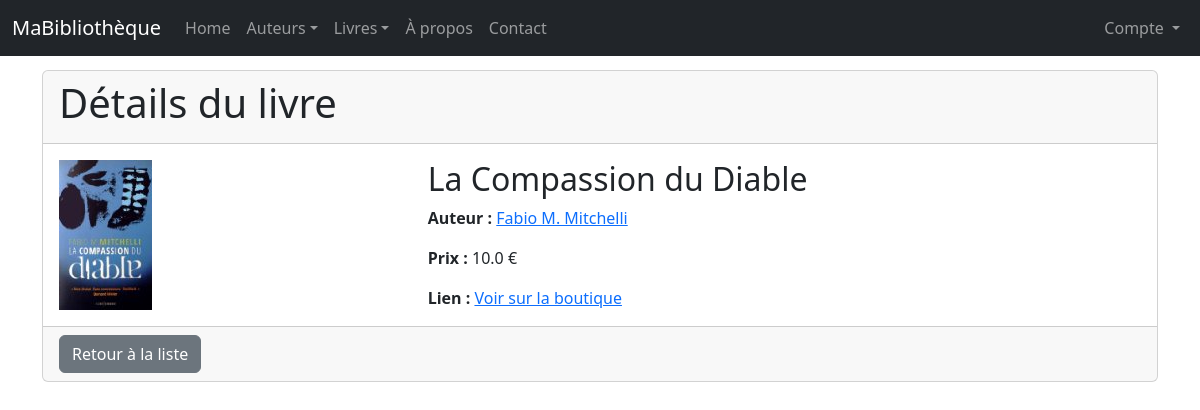
The page /livres/1/view/ on the database as committed earlier.
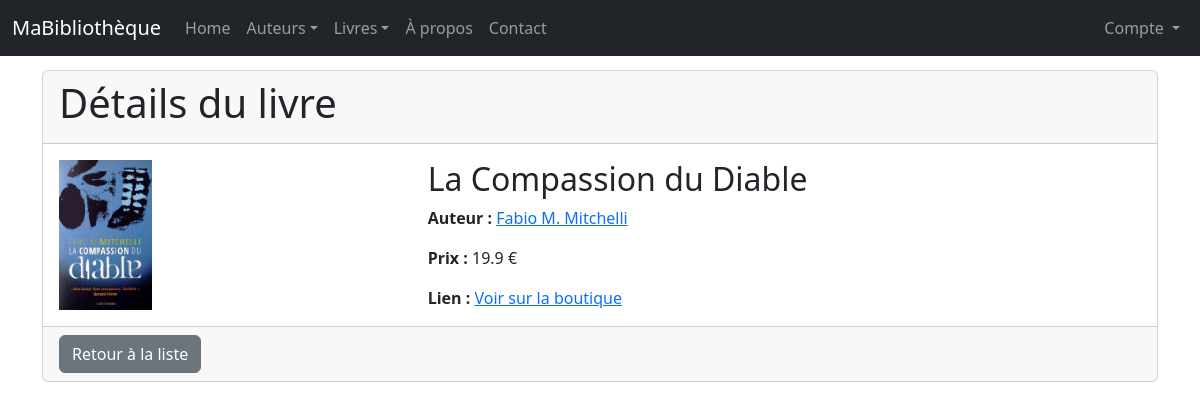
The same page on the database as committed later.
### monApp/models.py (models this page shows, shortened)
class Livre(db.Model):
    idL = db.Column( db.Integer, primary_key=True )
    Prix = db.Column( db.Float )
    Titre = db.Column( db.String(255) )
    Url = db.Column( db.String(255) )
    Img = db.Column( db.String(255) )
    auteur_id = db.Column (db.Integer , db.ForeignKey ("auteur.idA") )
    auteur = db.relationship ("Auteur", backref =db.backref ("livres", lazy="dynamic") )

class Auteur(db.Model):
    idA = db.Column( db.Integer, primary_key=True )
    Nom = db.Column( db.String(100) )

### monApp/views.py (the view)
@app.route('/livres/<idL>/view/')
def viewLivre(idL):
    unLivre = Livre.query.get(idL)
    unForm = FormLivre (idL=unLivre.idL , Prix=unLivre.Prix)
    return render_template("livre_view.html",selectedLivre=unLivre, viewForm=unForm)

### monApp/templates/livre_view.html
{% extends "base.html" %}
{% block main %}
<div class="card">
    <div class="card-header">
        <h1>Détails du livre</h1>
    </div>
    <div class="card-body">
        <div class="row">
            <div class="col-md-4">
                <img src="{{ url_for('static', filename='images/' + selectedLivre.Img) }}" class="img-fluid" alt="Couverture de {{ selectedLivre.Titre }}">
            </div>
            <div class="col-md-8">
                <h2 class="card-title">{{ selectedLivre.Titre }}</h2>
                <p class="card-text"><strong>Auteur :</strong> <a href="{{ url_for('viewAuteur', idA=selectedLivre.auteur.idA) }}">{{ selectedLivre.auteur.Nom }}</a></p>
                <p class="card-text"><strong>Prix :</strong> {{ selectedLivre.Prix }} €</p>
                <p class="card-text"><strong>Lien :</strong> <a href="{{ selectedLivre.Url }}" target="_blank">Voir sur la boutique</a></p>
            </div>
        </div>
    </div>
    <div class="card-footer">
        <a href="{{ url_for('getLivres') }}" class="btn btn-secondary">Retour à la liste</a>
    </div>
</div>
{% endblock %}

### monApp/templates/base.html (shortened to what this page needs)
<html>
<head>
    <link rel="stylesheet" href="{{ url_for('static', filename='css/style.css') }}">
    <link href="https://cdn.jsdelivr.net/npm/bootstrap@5.3.0/dist/css/bootstrap.min.css" rel="stylesheet">
</head>
<body>
    {% block navbar %}
    <nav class="navbar navbar-expand-md navbar-dark bg-dark fixed-top">
        <div class="container-fluid">
            <a class="navbar-brand">MaBibliothèque</a>
            <div class="collapse navbar-collapse" id="mainNavbar">
                <ul class="navbar-nav me-auto mb-2 mb-md-0">
                    <li class="nav-item">
                        <a class="nav-link" href="{{ url_for('index') }}">Home</a>
                    </li>
                    <li class="nav-item dropdown">
                        <a class="nav-link dropdown-toggle" href="#"
                           id="auteursDropdown" role="button" data-bs-toggle="dropdown"
                           aria-expanded="false">Auteurs</a>
                    </li>
                    <li class="nav-item dropdown">
                        <a class="nav-link dropdown-toggle" href="#"
                           id="livresDropdown" role="button" data-bs-toggle="dropdown"
                           aria-expanded="false">Livres</a>
                    </li>
                    <li class="nav-item">
                        <a class="nav-link" href="{{ url_for('about') }}">À propos</a>
                    </li>
                    <li class="nav-item">
                        <a class="nav-link" href="{{ url_for('contact') }}">Contact</a>
                    </li>
                </ul>
                <ul class="nav navbar-nav navbar-right">
                    {% if current_user.is_authenticated %}
                        <a class="navbar-brand"><em>Vous êtes connecté <strong>{{ current_user.Login}}</strong></em></a>
                        <li class="nav-item"><a class="nav-link" href="{{ url_for ('logout') }}">Déconnexion</a></li >
                    {% else %}
                        <li class="nav-item dropdown">
                            <a class="nav-link dropdown-toggle" href="#" id="accountDropdown" role="button" data-bs-toggle="dropdown" aria-expanded="false">
                                Compte
                            </a>
                        </li>
                    {% endif %}
                </ul>
            </div>
        </div>
    </nav>
    {% endblock %}
    {% block content %}
    <main id="main" role=" main" class=" container" style="margin-top:70px;">
        {% block main %}{% endblock %}
    </main>
    {% endblock %}
</body>
</html>

### monApp/static/style.css (style rules this page uses)
h1 { color : red; }
#main { margin-top: 5em; }
body { font-family: sans - serif; }

Rows that differ between the two databases and show on the page:
changed Livre "La Compassion du Diable": Prix "10.0" → "19.9"
